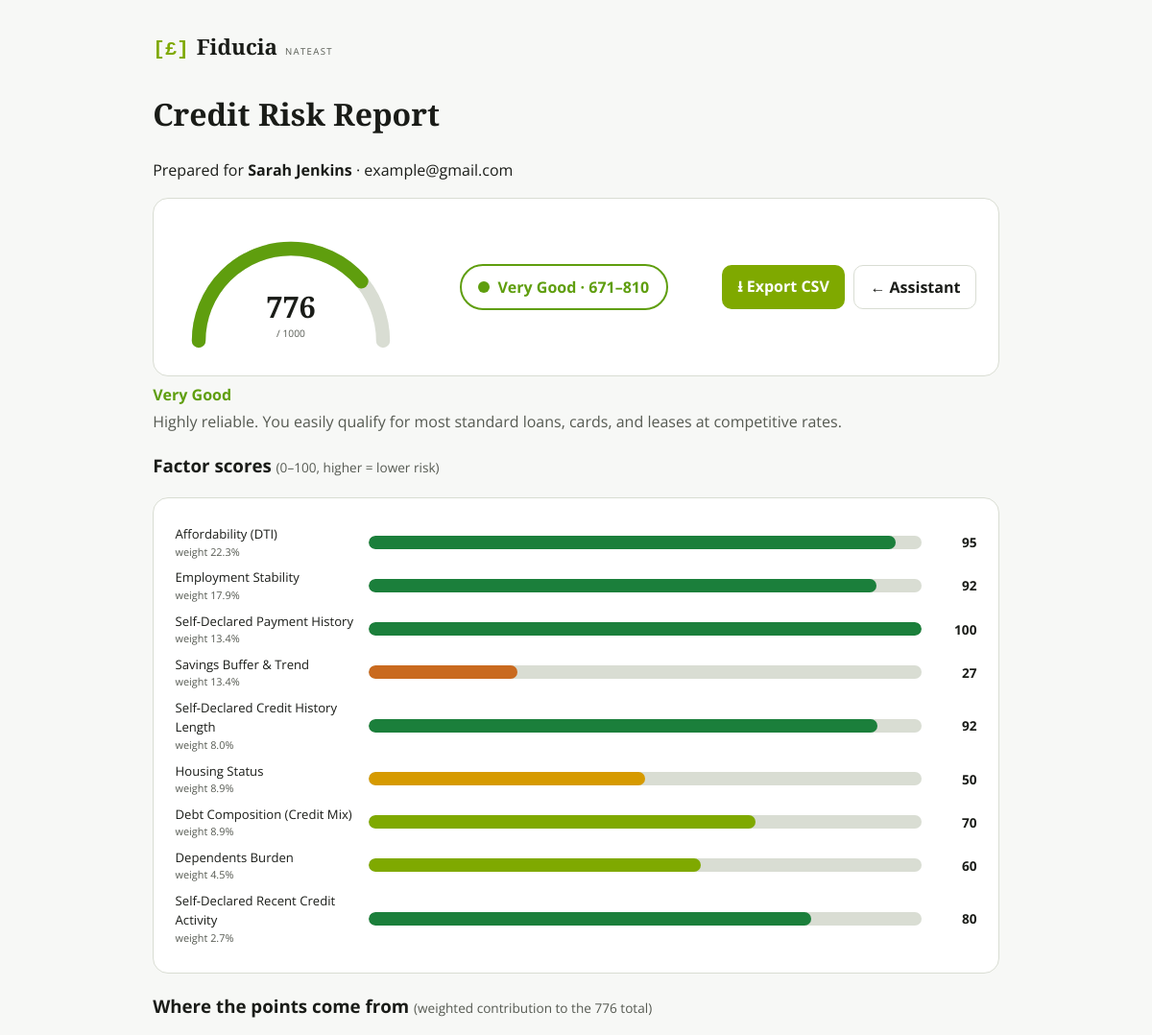
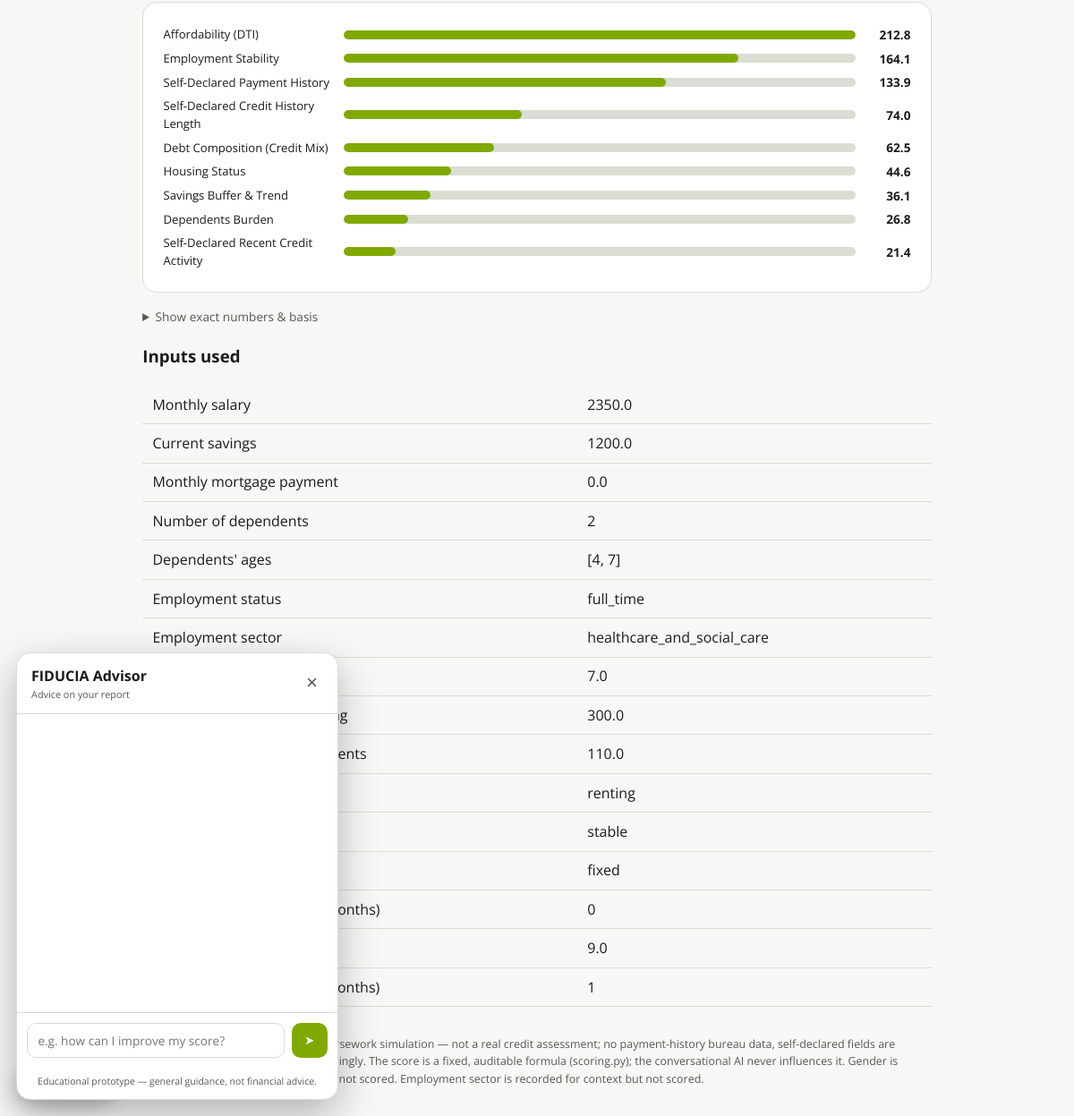
The app's page /report/51c3ecc397fb with its own data (2 pictures, top to bottom).
### tables this page shows
CREATE TABLE users (
                id INTEGER PRIMARY KEY AUTOINCREMENT,
                full_name TEXT NOT NULL,
                email TEXT NOT NULL,
                gender TEXT NOT NULL,        -- stored for the record, NEVER scored
                created_at REAL NOT NULL,
                UNIQUE (full_name, email)
            );

CREATE TABLE structured_inputs (
                id INTEGER PRIMARY KEY AUTOINCREMENT,
                session_id TEXT NOT NULL UNIQUE,
                created_at REAL NOT NULL,
                monthly_salary REAL NOT NULL,
                current_savings REAL NOT NULL,
                monthly_mortgage REAL NOT NULL,
                num_dependents INTEGER NOT NULL,
                dependents_ages TEXT NOT NULL,      -- JSON list of ints
                employment_status TEXT NOT NULL,
                employment_sector TEXT NOT NULL,
                job_tenure_years REAL NOT NULL,
                monthly_credit_card_spending REAL NOT NULL,
                other_monthly_loan_repayments REAL NOT NULL,
                housing_status TEXT NOT NULL,
                savings_trend TEXT NOT NULL,
                income_variability TEXT NOT NULL,
                missed_payments_12m INTEGER NOT NULL,
                credit_history_years REAL NOT NULL,
                credit_applications_6m INTEGER NOT NULL
            );

### main.py (the view)
@app.get("/report/{session_id}", response_class=HTMLResponse)
async def report(request: Request, session_id: str):
    payload = _report_payload(session_id)
    if payload is None:
        raise HTTPException(404, "No completed profile for this session yet.")
    return templates.TemplateResponse(request, "report.html", {"request": request, **payload})

### templates/report.html (shortened to what this page needs)
<!DOCTYPE html>
<html lang="en">
<head>
</head>
<body>
  <div class="brand"><span class="sigil">[£]</span><span class="nm">Fiducia</span><small>NatEast</small></div>
  <h1>Credit Risk Report</h1>
  {% if user %}<p>Prepared for <b>{{ user.full_name }}</b> · {{ user.email }}</p>{% endif %}
  <div class="head">
    {% set frac = result.total_score / 1000.0 %}
    {% set arc = 3.14159 * 120 %}
    <div class="gauge-wrap">
      <svg width="240" height="140" viewBox="0 0 300 160" role="img"
           aria-label="Score {{ result.total_score }} out of 1000">
        <path d="M30 150 A120 120 0 0 1 270 150" fill="none" stroke="var(--line)" stroke-width="18" stroke-linecap="round"/>
        <path d="M30 150 A120 120 0 0 1 270 150" fill="none" stroke="currentColor" stroke-width="18"
              stroke-linecap="round" class="cat-{{ result.category_key }}"
              stroke-dasharray="{{ (arc * frac)|round(2) }} 9999"/>
        <text x="150" y="120" text-anchor="middle" class="gauge-num" fill="currentColor">{{ result.total_score|round|int }}</text>
        <text x="150" y="145" text-anchor="middle" class="gauge-den" fill="var(--soft)">/ 1000</text>
      </svg>
    </div>
    <div class="badge cat-{{ result.category_key }}"><span class="dot"></span>{{ result.category }} · {{ result.band_low }}–{{ result.band_high }}</div>
    <div style="display:flex;gap:.6rem;">
      <a class="btn" href="/report/{{ session_id }}.csv">⭳ Export CSV</a>
      <a class="btn" style="background:none;color:var(--ink);border:1.5px solid var(--line);" href="/">← Assistant</a>
    </div>
  </div>
  <p class="cat-{{ result.category_key }}" style="font-weight:700;margin:.4rem 0 0;">{{ result.category }}</p>
  <p style="color:var(--soft);margin:.2rem 0 1rem;">{{ result.category_blurb }}</p>
  <h3>Factor scores <span style="font-weight:400;color:var(--soft);font-size:.85rem;">(0–100, higher = lower risk)</span></h3>
  <div class="bars">
    {% for row in result.breakdown %}
    {% set s = row.sub_score %}
    {% set cls = 's-hi' if s >= 80 else 's-good' if s >= 60 else 's-mid' if s >= 45 else 's-lo' if s >= 25 else 's-poor' %}
    <div class="bar-row">
      <div class="bar-lab">{{ row.label }}<small>weight {{ "%.1f"|format(row.weight) }}%</small></div>
      <div class="bar-track"><div class="bar-fill {{ cls }}" style="width:{{ s }}%"></div></div>
      <div class="bar-val">{{ s|round|int }}</div>
    </div>
    {% endfor %}
  </div>
  <h3>Where the points come from <span style="font-weight:400;color:var(--soft);font-size:.85rem;">(weighted contribution to the {{ result.total_score|round|int }} total)</span></h3>
  <div class="bars">
    {% set maxpts = result.breakdown|map(attribute='weighted_points')|max %}
    {% for row in result.breakdown|sort(attribute='weighted_points', reverse=true) %}
    <div class="wt-row">
      <div class="bar-lab">{{ row.label }}</div>
      <div style="display:flex;align-items:center;gap:.6rem;">
        <div class="wt-track" style="flex:1;"><div class="wt-fill" style="width:{{ (row.weighted_points / maxpts * 100)|round(1) if maxpts else 0 }}%"></div></div>
        <span class="bar-val" style="width:52px;">{{ row.weighted_points|round(1) }}</span>
      </div>
    </div>
    {% endfor %}
  </div>
  <details style="margin-top:1rem;">
    <summary style="cursor:pointer;color:var(--soft);font-size:.85rem;">Show exact numbers &amp; basis</summary>
  </details>
  <h3>Inputs used</h3>
  <table>
    {% for key, value in profile.items() %}
    <tr><td>{{ labels.get(key, key) }}</td><td>{{ value }}</td></tr>
    {% endfor %}
  </table>
  <button id="adv-fab" aria-label="Open advisor" title="Get personalised advice">
    <span class="sigil">[£]</span> Advisor
  </button>
  <div id="adv-panel" role="dialog" aria-label="FIDUCIA advisor" hidden>
    <div class="adv-head">
      <div><b>FIDUCIA Advisor</b><small>Advice on your report</small></div>
      <button id="adv-close" aria-label="Close">×</button>
    </div>
    <div id="adv-log" class="adv-log"></div>
    <form id="adv-form" class="adv-input">
      <input id="adv-text" type="text" autocomplete="off" maxlength="2000"
             placeholder="e.g. how can I improve my score?">
      <button type="submit" aria-label="Send">➤</button>
    </form>
    <div class="adv-note">Educational prototype — general guidance, not financial advice.</div>
  </div>
  <footer>
    Session {{ session_id }}. Simplified coursework simulation — not a real credit
    assessment; no payment-history bureau data, self-declared fields are unverified
    and down-weighted accordingly. The score is a fixed, auditable formula
    (scoring.py); the conversational AI never influences it. Gender is stored for the
    record but deliberately not scored. Employment sector is recorded for context but not scored.
  </footer>
</body>
</html>

### templates/report.html (style rules this page uses)
:root { --lime:#7fa900; --ink:#1a1c18; --soft:#565a52; --line:#d9ddd3; --surface:#fff; --bg:#f7f8f6; }
* { box-sizing: border-box; }
body { font-family:'Open Sans',system-ui,sans-serif; background:var(--bg); color:var(--ink); max-width:920px; margin:0 auto; padding:2rem 1.2rem; line-height:1.55; }
.brand { display:flex; align-items:baseline; gap:.5rem; margin-bottom:1.6rem; }
.brand .sigil { font-family:ui-monospace,Menlo,monospace; font-weight:700; color:var(--lime); font-size:1.3rem; }
.brand .nm { font-family:'Playfair Display',serif; font-weight:700; font-size:1.4rem; }
.brand small { color:var(--soft); letter-spacing:.14em; text-transform:uppercase; font-size:.6rem; }
h1 { font-family:'Playfair Display',serif; font-weight:700; }
.head { display:flex; flex-wrap:wrap; gap:1.4rem; align-items:center; justify-content:space-between; background:var(--surface); border:1px solid var(--line); border-radius:16px; padding:1.4rem; }
.badge { display:inline-flex; align-items:center; gap:.5rem; border:2px solid currentColor; border-radius:999px; padding:.6rem 1.1rem; font-weight:700; }
.badge .dot { width:12px; height:12px; border-radius:50%; background:currentColor; }
.cat-very_good { color:#5f9e0e; }
a.btn { text-decoration:none; background:var(--lime); color:#fff; border-radius:10px; padding:.6rem 1rem; font-weight:700; }
table { border-collapse:collapse; width:100%; margin:1rem 0; }
footer { font-size:.78rem; color:var(--soft); margin-top:2rem; }
.gauge-wrap { display:flex; flex-direction:column; align-items:center; }
.gauge-num { font-family:'Playfair Display',serif; font-size:2.4rem; font-weight:700; line-height:1; }
.gauge-den { font-size:.8rem; color:var(--soft); }
.bars { background:var(--surface); border:1px solid var(--line); border-radius:16px; padding:1.2rem 1.4rem; }
.bar-row { display:grid; grid-template-columns:190px 1fr 46px; gap:.7rem; align-items:center; margin:.5rem 0; }
.bar-lab { font-size:.82rem; }
.bar-lab small { display:block; color:var(--soft); font-size:.68rem; }
.bar-track { background:var(--line); border-radius:999px; height:14px; overflow:hidden; }
.bar-fill { height:100%; border-radius:999px; }
.bar-val { text-align:right; font-variant-numeric:tabular-nums; font-weight:700; font-size:.85rem; }
.s-hi { background:#1b7f3b; }
.s-good { background:#7fa900; }
.s-mid { background:#d69a00; }
.s-lo { background:#c96a1f; }
.wt-row { display:grid; grid-template-columns:190px 1fr; gap:.7rem; align-items:center; margin:.35rem 0; }
.wt-track { background:var(--line); border-radius:999px; height:10px; overflow:hidden; }
.wt-fill { height:100%; background:var(--lime); border-radius:999px; }
#adv-fab { position:fixed; left:18px; bottom:18px; z-index:50; display:inline-flex; align-items:center; gap:.4rem; background:var(--ink); color:#fff; border:none; border-radius:999px; padding:.6rem .95rem; font:600 .85rem 'Open Sans',sans-serif; cursor:pointer; box-shadow:0 6px 20px rgba(0,0,0,.22); }
#adv-fab .sigil { font-family:ui-monospace,Menlo,monospace; color:var(--lime); }
#adv-panel { position:fixed; left:18px; bottom:18px; z-index:51; width:min(360px,calc(100vw - 36px)); height:min(500px,calc(100vh - 36px)); background:var(--surface); border:1px solid var(--line); border-radius:16px; box-shadow:0 16px 44px rgba(0,0,0,.28); display:flex; flex-direction:column; overflow:hidden; }
.adv-head { display:flex; align-items:center; justify-content:space-between; padding:.8rem 1rem; border-bottom:1px solid var(--line); }
.adv-head small { display:block; color:var(--soft); font-size:.68rem; }
#adv-close { background:none; border:none; font-size:1.4rem; line-height:1; color:var(--soft); cursor:pointer; }
.adv-log { flex:1; overflow-y:auto; padding:.9rem; display:flex; flex-direction:column; gap:.55rem; }
.adv-input { display:flex; gap:.5rem; padding:.7rem; border-top:1px solid var(--line); }
.adv-input input { flex:1; border:1px solid var(--line); border-radius:10px; padding:.55rem .7rem; font:400 .85rem 'Open Sans',sans-serif; }
.adv-input button { background:var(--lime); color:#fff; border:none; border-radius:10px; padding:0 .9rem; cursor:pointer; }
.adv-note { padding:.45rem .9rem .7rem; font-size:.66rem; color:var(--soft); text-align:center; }

### records on screen
users: full_name "Sarah Jenkins", email "example@gmail.com"
structured_inputs: get "Monthly salary", monthly_salary "2350.0", get "Current savings", current_savings "1200.0", get "Monthly mortgage payment", monthly_mortgage "0.0", get "Employment status", employment_status "full_time", get "Employment sector", employment_sector "healthcare_and_social_care", job_tenure_years "7.0", monthly_credit_card_spending "300.0", other_monthly_loan_repayments "110.0", housing_status "renting", savings_trend "stable", income_variability "fixed", credit_history_years "9.0"

### other values on screen
{{ result.total_score|round|int }} "776"
{{ result.category }} "Very Good"
{{ result.band_low }} "671"
{{ result.band_high }} "810"
{{ result.category_blurb }} "Highly reliable. You easily qualify for most standard loans, cards, and leases at competitive rates."
{{ row.label }} "Affordability (DTI)" "Employment Stability" "Self-Declared Payment History" "Savings Buffer & Trend" "Self-Declared Credit History Length" "Housing Status" "Debt Composition (Credit Mix)" "Dependents Burden" "Self-Declared Recent Credit Activity"
{{ "%.1f"|format(row.weight) }} "22.3" "17.9" "13.4" "13.4" "8.0" "8.9" "8.9" "4.5" "2.7"
{{ s|round|int }} "95" "92" "100" "27" "92" "50" "70" "60" "80"
{{ row.label }} "Affordability (DTI)" "Employment Stability" "Self-Declared Payment History" "Self-Declared Credit History Length" "Debt Composition (Credit Mix)" "Housing Status" "Savings Buffer & Trend" "Dependents Burden" "Self-Declared Recent Credit Activity"
{{ row.weighted_points|round(1) }} "212.8" "164.1" "133.9" "74.0" "62.5" "44.6" "36.1" "26.8" "21.4"
{{ labels.get(key, key) }} "Number of dependents" "Dependents' ages"
{{ value }} "2" "[4, 7]" "0" "1"
